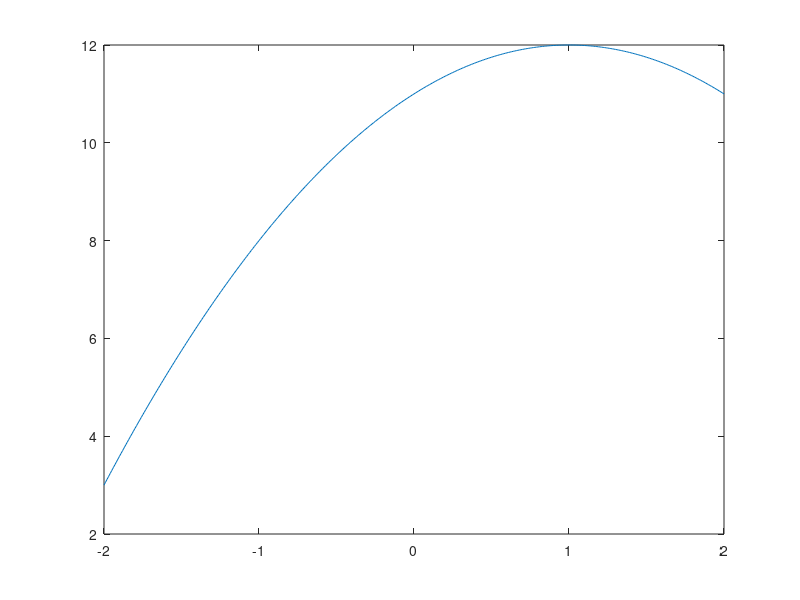
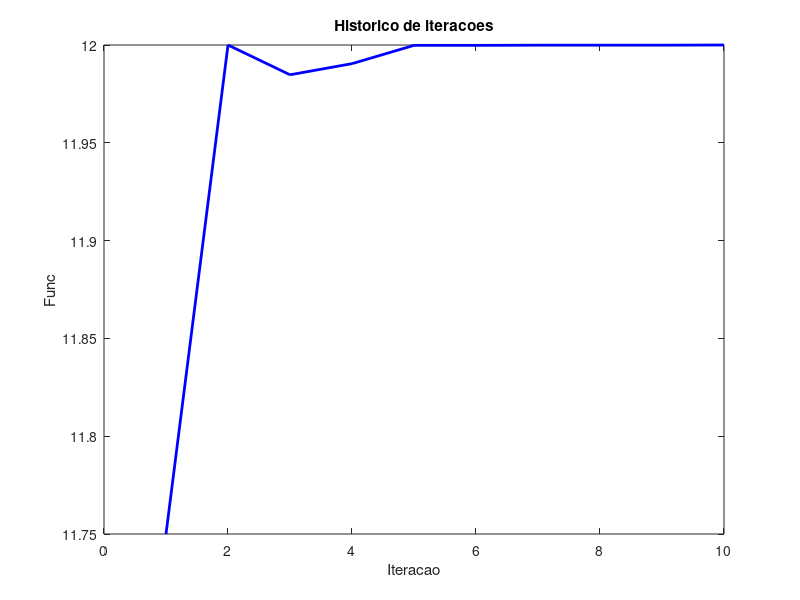
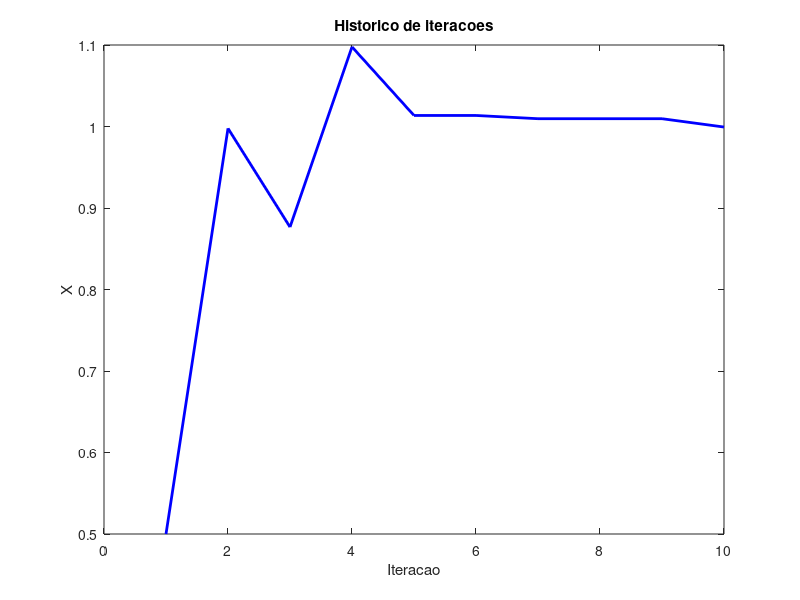

Write MATLAB code to recreate these figures, in order.
% Encontrar o máximo da função f(x)= - x^2+2*x+11
% -2 <= x <=2
clear
clc
% numero de abelhas empregadas = 4
% numero de abelhas assistentes = 4
% numero de fontes de alimentos = 4
N = 4;
numIter = 10;
X = zeros(1,N);
f = X;
V = X;
limite=3; % uma fonte de alimento que não pode ser melhorada por tantas tentativas "limite"
contadorMelhora = zeros(1,N); % Validar fontes abandonadas

hist = zeros(numIter,2); % Historico de iteracoes e resultados

% posição/valor inicial das fontes de alimento
X(1,:) = [-1.5 0.0 0.5 1.25];
V(1,:) = [0 0 0 0];

% Fitness inicial
f = -X(1,:).^2 + 2*X(1,:) + 11;

iter = 1;
while iter <= numIter;

    % Abelhas empregadas...
    for i=1:N;
    
        % Novo valor da fonte de alimento (solucao)...
        k = randi(N);
        while k==i;
          k = randi(N);  
        end;
        phi =  unifrnd(-1,1);
        V(i) = X(i) + phi * ( X(i) - X(k) );
        
        % Reavalia Fitnesss...
        novoValor = -V(i)^2 + 2*V(i) + 11;
        
        % Verificar novo fitness (maximizar)
        if novoValor>f(i);
          X(i) = V(i);
          f(i) = novoValor;
          contadorMelhora(i) = 0;
        else
          contadorMelhora(i) = contadorMelhora(i) + 1;
        end;
        
    end;
    
    % Probabilidades associadas a cada valor...
    P = V(:) / sum(V);
    
    %% Abelhas assistentes...
    for m=1:N;
    
        % Roleta (selecionar solucao i com base em P...
        r=rand;
        C=cumsum(P);
        i=find(r<=C,1,'first');
                
        % Novo valor da fonte de alimento (solucao)...
        k = randi(N);
        while k==i;
          k = randi(N);  
        end;
        phi =  unifrnd(-1,1);
        V(i) = X(i) + phi * ( X(i) - X(k) );
        
        % Reavalia Fitnesss...
        novoValor = -V(i)^2 + 2*V(i) + 11;
        
        % Verificar novo fitness (maximizar)
        if novoValor>f(i);
          X(i) = V(i);
          f(i) = novoValor;
          contadorMelhora(i) = 0;
        else
          contadorMelhora(i) = contadorMelhora(i) + 1;
        end;
        
    end;
    
    % Abelhas batedoras...
    for i=1:N
      % Verifica fontes abandonadas e troca por novas...
      if contadorMelhora(i)>=limite
          X(i) = unifrnd(1, N);
          f(i) = -X(i).^2 + 2*X(i) + 11;
          contadorMelhora(i)=0;
      end;
    end;
    
    % Verificar solucoes
    [v,idx] = max(f);
    hist(iter,:) = [v X(idx)];
    
    % Resultado iterativo..
    disp(sprintf('Iter: %d | Max-Func: %d, Max-X: %d ',iter,v,X(idx)));
    
    iter = iter + 1;
end;

% Resultado final (Maximo valor da funcao no historico)
[vMax,idxMax] = max(hist(:,1));
maxFuncao = hist(idxMax,:);

% Plotando funcao...
fig=figure; 
hax=axes; 

% Linha...
x=-2:0.01:2;
y= -x.^2 + 2*x + 11;
plot(x,y);

% Plotando historico (valores da funcao / X)...
figureHistory = figure();
plot(hist(:,1),'b','LineWidth',2);
title('Historico de iteracoes');
xlabel('Iteracao');
ylabel('Func');

figureHistory = figure();
plot(hist(:,2),'b','LineWidth',2);
title('Historico de iteracoes');
xlabel('Iteracao');
ylabel('X');
